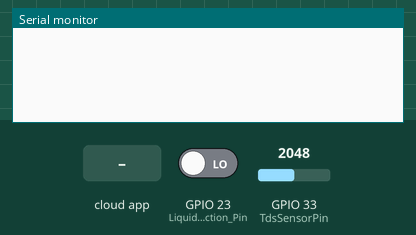
The sketch below on a simulated ESP32. Shown: the last lines printed to the serial monitor. Inputs (shaded band) come from the test bench; at power-on: GPIO 23 (Liquid_Detection_Pin) LOW, GPIO 33 (TdsSensorPin) = 2048. WiFi joins after 1.5 s; servers stay silent unless stated.

Above: at 2.7 s.
2.8 s: the phone or cloud app sets new_plant to 1
At 3.9 s:
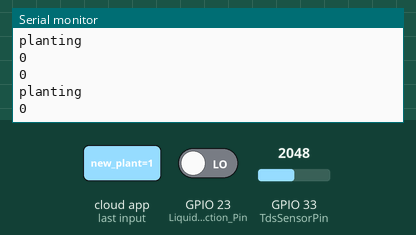
4.5 s: the phone or cloud app sets harvest to 1
7.5 s: GPIO 23 (Liquid_Detection_Pin) driven HIGH
9.0 s: the phone or cloud app sets plant to 100
12.0 s: the phone or cloud app sets plant to 25
At 12.7 s:
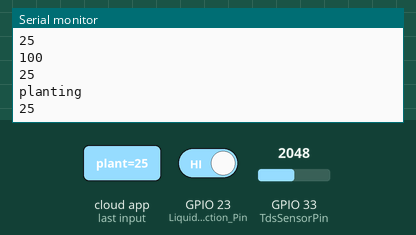
13.5 s: the phone or cloud app sets plant to 0
Timing chart, 0 to 16.5 s (numbered marks = the images above; inputs shaded):
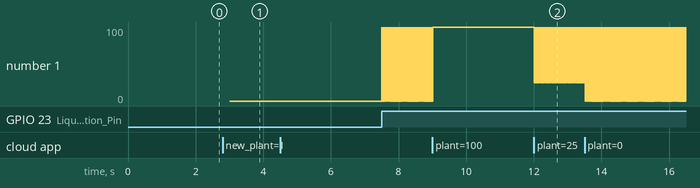

Measured:
- after the input at 2.8 s, the serial monitor: prints a new line after 0.20 s (image 1)
- after the input at 12.0 s, the serial monitor: prints a new line at once (image 2)
- plotted number 1: 0 → 100 after the input at 7.5 s, 100 → 25 after the input at 12.0 s

The sketch:

AgroPloT_sep07a.ino
```cpp
#include "arduino_secrets.h"
/*
  Sketch generated by the Arduino IoT Cloud Thing "Untitled 2"
  https://create.arduino.cc/cloud/things/ea3b6112-02a7-4f55-832d-7e0725687b87

  Arduino IoT Cloud Variables description

  The following variables are automatically generated and updated when changes are made to the Thing

  float add_Nutrient;
  float ec;
  float ph_init;
  int plant;
  int t;
  int water_flow;
  bool a_added;
  bool aC_Batt;
  bool add_A;
  bool add_B;
  bool b_added;
  bool harvest;
  bool high_acid;
  bool high_base;
  bool high_Nutrient;
  bool low_Nutrient;
  bool low_water;
  bool new_plant;
  bool phok;
  bool ph_override;
  bool system_Ready;
  bool test;
  bool water_flow_bool;
  CloudTime start_plant;

  Variables which are marked as READ/WRITE in the Cloud Thing will also have functions
  which are called when their values are changed from the Dashboard.
  These functions are generated with the Thing and added at the end of this sketch.
*/

#include "thingProperties.h"

#define Liquid_Detection_Pin 23

#define TdsSensorPin 33
#define VREF 1             // analog reference voltage(Volt) of the ADC
#define SCOUNT 30          // sum of sample point
int analogBuffer[SCOUNT];  // store the analog value in the array, read from ADC
int analogBufferTemp[SCOUNT];
int analogBufferIndex = 0, copyIndex = 0;
float averageVoltage = 0, tdsValue = 0, temperature = 25;
bool planting = false;
int plant_type;
float ecp;

void setup() {
  // Initialize serial and wait for port to open:
  Serial.begin(9600);
  // This delay gives the chance to wait for a Serial Monitor without blocking if none is found
  delay(1500);

  // Defined in thingProperties.h
  initProperties();

  // Connect to Arduino IoT Cloud
  ArduinoCloud.begin(ArduinoIoTPreferredConnection);

  /*
     The following function allows you to obtain more information
     related to the state of network and IoT Cloud connection and errors
     the higher number the more granular information you’ll get.
     The default is 0 (only errors).
     Maximum is 4
 */
  setDebugMessageLevel(2);
  ArduinoCloud.printDebugInfo();


}

void loop() {
  system_Ready = true;
  ArduinoCloud.update();


  // Serial.println(new_plant);
  if (new_plant == true && planting == false) {
    // read plant type
    plant_type = plant;
    ecp = plantEc();
    Serial.println(plant_type);
    // read plant date

    PhCalc();
    ec = Ecinit();
    EcCalc();
    planting = true;
  }
  if (planting == true) {
    add_A = false;
    add_B = false;
    Serial.println("planting");
    Serial.println(plant_type);
    //read sensor - use func
    ec = EcMeasure();
    EcCalc();

    // electricity_Percent = voltage();
    ArduinoCloud.update();
    water_flow = Flowrate();
    water_flow_bool = FlowCalc();
    //report - run update
  }
  if (harvest == true && planting == true) {
    planting = false;
  }
}

float plantEc() {
  if (plant == 0) {
    //lettuce
    return 1300;
  } else if (plant == 1) {
    //parsley
    return 1600;
  } else if (plant == 2) {
    //cabbage
    return 1300;
  } else if (plant == 3) {
    //strawberries
    return 2200;
  } else if (plant == 4) {
    //tomatoes
    return 2600;
  } else if (plant == 5) {
    //cucumbers
    return 2000;
  } else {
    return 1500;
  }
}

float EcMeasure() {
  float EcSen = analogRead(TdsSensorPin) * 2;
  // Serial.print("TDS Value:");
  // Serial.print(EcSen / 2);
  // Serial.println("ppm");
  return EcSen;
}

void EcCalc() {
  if (ec < ecp - 500) {
    // low nutrient
    add_Nutrient = ((((ecp - ec) / 210) / 2) * 4);
    low_Nutrient = false;
    t = 0;
    add_A = true;
    while (a_added != true) {
      ec = EcMeasure();
      ArduinoCloud.update();
    }
    while (t <= 60) {
      add_A = true;
      ec = EcMeasure();
      ArduinoCloud.update();
      t++;
      delay(5000);
      Serial.println(t);
      if (b_added == true) {
        t = 60;
      }
    }
    add_B = true;
    while (b_added != true) {
      ec = EcMeasure();
      ArduinoCloud.update();
    }
    low_Nutrient = true;
    Serial.println("adding done");


  } else {
    // normal
    add_Nutrient = 0;
    add_A = false;
    add_B = false;
  }

  if (ec < 5) {
    // low water
    low_water = false;
  }
}

void PhCalc() {
  ph_init = Phinit();
  while (Phinit() < 5.5 || Phinit() > 7.5) {
    ph_init = Phinit();
    phok = false;
    // low nutrient
    if (ph_init < 5.5) {
      high_acid = true;
      high_base = false;
    } else if (ph_init > 7.5) {
      high_acid = false;
      high_base = true;
    } else {
      high_acid = false;
      high_base = false;
      phok = true;
    }
    ArduinoCloud.update();
  }

  high_acid = false;
  high_base = false;
  phok = true;
  ArduinoCloud.update();
}


bool FlowCalc() {
  if (water_flow > 50) {
    return true;
  } else {
    return false;
  }
}

int Flowrate() {
  int flow = digitalRead(Liquid_Detection_Pin) * 100;
  Serial.println(flow);
  return flow;
}

float Phinit() {
  return 6.9;
}

float Ecinit() {
  float EcSen = analogRead(TdsSensorPin) * 2;
  // Serial.print("TDS Value:");
  // Serial.print(EcSen / 2);
  // Serial.println("ppm");
  return EcSen;
}

/*
  Since Plant is READ_WRITE variable, onPlantChange() is
  executed every time a new value is received from IoT Cloud.
*/
void onPlantChange() {
  // Add your code here to act upon Plant change
}
/*
  Since AAdded is READ_WRITE variable, onAAddedChange() is
  executed every time a new value is received from IoT Cloud.
*/
void onAAddedChange() {
  // Add your code here to act upon AAdded change
}
/*
  Since Harvest is READ_WRITE variable, onHarvestChange() is
  executed every time a new value is received from IoT Cloud.
*/
void onHarvestChange() {
  // Add your code here to act upon Harvest change
}
/*
  Since NewPlant is READ_WRITE variable, onNewPlantChange() is
  executed every time a new value is received from IoT Cloud.
*/
void onNewPlantChange() {
  // Add your code here to act upon NewPlant change
}
/*
  Since StartPlant is READ_WRITE variable, onStartPlantChange() is
  executed every time a new value is received from IoT Cloud.
*/
void onStartPlantChange() {
  // Add your code here to act upon StartPlant change
}
/*
  Since BAdded is READ_WRITE variable, onBAddedChange() is
  executed every time a new value is received from IoT Cloud.
*/
void onBAddedChange() {
  // Add your code here to act upon BAdded change
}


/*
  Since PhOverride is READ_WRITE variable, onPhOverrideChange() is
  executed every time a new value is received from IoT Cloud.
*/
void onPhOverrideChange() {
  // Add your code here to act upon PhOverride change
}
```

arduino_secrets.h
```cpp
#define SECRET_DEVICE_KEY ""
#define SECRET_OPTIONAL_PASS ""
#define SECRET_SSID ""
```

thingProperties.h
```cpp
// Code generated by Arduino IoT Cloud, DO NOT EDIT.

#include <ArduinoIoTCloud.h>
#include <Arduino_ConnectionHandler.h>

const char DEVICE_LOGIN_NAME[]  = "1c7afb94-f311-477a-8d7f-58775a8a5795";

const char SSID[]               = SECRET_SSID;    // Network SSID (name)
const char PASS[]               = SECRET_OPTIONAL_PASS;    // Network password (use for WPA, or use as key for WEP)
const char DEVICE_KEY[]  = SECRET_DEVICE_KEY;    // Secret device password

void onPlantChange();
void onAAddedChange();
void onBAddedChange();
void onHarvestChange();
void onNewPlantChange();
void onPhOverrideChange();
void onStartPlantChange();

float add_Nutrient;
float ec;
float ph_init;
int plant;
int t;
int water_flow;
bool a_added;
bool aC_Batt;
bool add_A;
bool add_B;
bool b_added;
bool harvest;
bool high_acid;
bool high_base;
bool high_Nutrient;
bool low_Nutrient;
bool low_water;
bool new_plant;
bool phok;
bool ph_override;
bool system_Ready;
bool test;
bool water_flow_bool;
CloudTime start_plant;

void initProperties(){

  ArduinoCloud.setBoardId(DEVICE_LOGIN_NAME);
  ArduinoCloud.setSecretDeviceKey(DEVICE_KEY);
  ArduinoCloud.addProperty(add_Nutrient, READ, 1 * SECONDS, NULL);
  ArduinoCloud.addProperty(ec, READ, 1 * SECONDS, NULL);
  ArduinoCloud.addProperty(ph_init, READ, 1 * SECONDS, NULL);
  ArduinoCloud.addProperty(plant, READWRITE, 1 * SECONDS, onPlantChange);
  ArduinoCloud.addProperty(t, READ, ON_CHANGE, NULL);
  ArduinoCloud.addProperty(water_flow, READ, 1 * SECONDS, NULL);
  ArduinoCloud.addProperty(a_added, READWRITE, ON_CHANGE, onAAddedChange);
  ArduinoCloud.addProperty(aC_Batt, READ, ON_CHANGE, NULL);
  ArduinoCloud.addProperty(add_A, READ, ON_CHANGE, NULL);
  ArduinoCloud.addProperty(add_B, READ, ON_CHANGE, NULL);
  ArduinoCloud.addProperty(b_added, READWRITE, ON_CHANGE, onBAddedChange);
  ArduinoCloud.addProperty(harvest, READWRITE, ON_CHANGE, onHarvestChange);
  ArduinoCloud.addProperty(high_acid, READ, ON_CHANGE, NULL);
  ArduinoCloud.addProperty(high_base, READ, ON_CHANGE, NULL);
  ArduinoCloud.addProperty(high_Nutrient, READ, ON_CHANGE, NULL);
  ArduinoCloud.addProperty(low_Nutrient, READ, ON_CHANGE, NULL);
  ArduinoCloud.addProperty(low_water, READ, ON_CHANGE, NULL);
  ArduinoCloud.addProperty(new_plant, READWRITE, ON_CHANGE, onNewPlantChange);
  ArduinoCloud.addProperty(phok, READ, ON_CHANGE, NULL);
  ArduinoCloud.addProperty(ph_override, READWRITE, ON_CHANGE, onPhOverrideChange);
  ArduinoCloud.addProperty(system_Ready, READ, ON_CHANGE, NULL);
  ArduinoCloud.addProperty(test, READ, ON_CHANGE, NULL);
  ArduinoCloud.addProperty(water_flow_bool, READ, ON_CHANGE, NULL);
  ArduinoCloud.addProperty(start_plant, READWRITE, 1 * SECONDS, onStartPlantChange);

}

WiFiConnectionHandler ArduinoIoTPreferredConnection(SSID, PASS);
```
